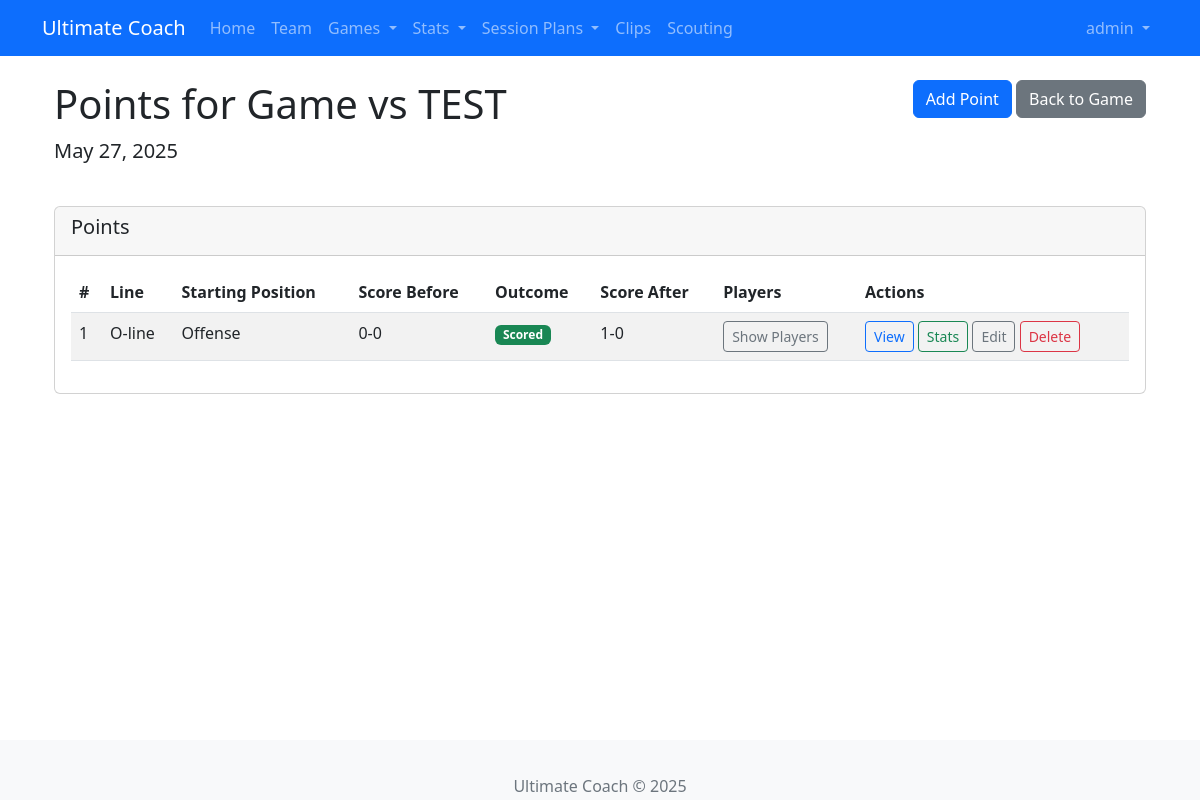
/points/game/1 (signed in), run on the app's committed database.
### app/models/user.py (models this page shows, shortened)
class User(UserMixin, db.Model):
    id = db.Column(db.Integer, primary_key=True)
    username = db.Column(db.String(64), unique=True, nullable=False)
    email = db.Column(db.String(120), unique=True, nullable=False)
    password_hash = db.Column(db.String(128))
    role = db.Column(db.String(20), default='user')  # Add this line
    is_admin = db.Column(db.Boolean, default=False)
    created_at = db.Column(db.DateTime, default=datetime.utcnow)
    created_drills = db.relationship('SavedDrill', backref='creator', lazy='dynamic')
    player_profile = db.relationship('Player', back_populates='user_account', uselist=False)

### app/models/game.py (models this page shows, shortened)
class Game(db.Model):
    id = db.Column(db.Integer, primary_key=True)
    tournament_id = db.Column(db.Integer, db.ForeignKey('tournament.id'), nullable=True)
    opponent = db.Column(db.String(100), nullable=False)
    our_score = db.Column(db.Integer, default=0)
    their_score = db.Column(db.Integer, default=0)
    date = db.Column(db.Date, nullable=True)
    youtube_link = db.Column(db.String(200), nullable=True)
    notes = db.Column(db.Text, nullable=True)
    created_at = db.Column(db.DateTime, default=datetime.utcnow)
    updated_at = db.Column(db.DateTime, default=datetime.utcnow, onupdate=datetime.utcnow)
    points = db.relationship('Point', backref='game', lazy='dynamic', cascade='all, delete-orphan')
    clips = db.relationship('Clip', backref='game', lazy='dynamic', cascade='all, delete-orphan')

### app/models/point.py (models this page shows, shortened)
class Point(db.Model):
    id = db.Column(db.Integer, primary_key=True)
    game_id = db.Column(db.Integer, db.ForeignKey('game.id'), nullable=False)
    point_number = db.Column(db.Integer, nullable=False)
    our_line_type = db.Column(db.String(20), nullable=False)  # O-line, D-line
    our_score_before = db.Column(db.Integer, default=0)
    their_score_before = db.Column(db.Integer, default=0)
    our_score_after = db.Column(db.Integer, default=0)
    their_score_after = db.Column(db.Integer, default=0)
    starting_position = db.Column(db.String(20), nullable=False)  # offense, defense
    point_outcome = db.Column(db.String(20), nullable=False)  # scored, conceded
    duration = db.Column(db.Integer, nullable=True)  # in seconds
    timestamp_in_video = db.Column(db.Integer, nullable=True)  # in seconds
    created_at = db.Column(db.DateTime, default=datetime.utcnow)
    updated_at = db.Column(db.DateTime, default=datetime.utcnow, onupdate=datetime.utcnow)
    gender_ratio = db.Column(db.String(4))
    force_direction = db.Column(db.String(10))
    lineups = db.relationship('LineUp', backref='point', lazy='dynamic', cascade='all, delete-orphan')
    events = db.relationship('Event', backref='point', lazy='dynamic', cascade='all, delete-orphan')
    pulls = db.relationship('Pull', backref='point', lazy='dynamic', cascade='all, delete-orphan')
    clips = db.relationship('Clip', backref='point', lazy='dynamic')
    @property
    def we_scored(self):
        return self.point_outcome == 'scored'

### app/routes/point.py (the view)
@bp.route('/game/<int:game_id>')
@login_required
def game_points(game_id):
    game = Game.query.get_or_404(game_id)
    points = Point.query.filter_by(game_id=game_id).order_by(Point.point_number).all()
    return render_template('point/game_points.html', game=game, points=points)

### app/models/user.py (called while the page is built)
@login.user_loader
def load_user(id):
    return User.query.get(int(id))

### app/templates/point/game_points.html (shortened to what this page needs)
{% extends "base.html" %}
{% block content %}
<div class="container">
    <div class="row mb-4">
        <div class="col-md-8">
            <h1>Points for Game vs {{ game.opponent }}</h1>
            <p class="lead">
                {% if game.date %}
                    {{ game.date.strftime('%B %d, %Y') }}
                {% endif %}
            </p>
        </div>
        <div class="col-md-4 text-end">
            <a href="{{ url_for('point.add_point', game_id=game.id) }}" class="btn btn-primary">Add Point</a>
            <a href="{{ url_for('game.detail', game_id=game.id) }}" class="btn btn-secondary">Back to Game</a>
        </div>
    </div>
    <div class="row">
        <div class="col-12">
            <div class="card">
                <div class="card-header">
                    <h5>Points</h5>
                </div>
                <div class="card-body">
                    {% if points %}
                    <div class="table-responsive">
                        <table class="table table-striped">
                            <thead>
                                <tr>
                                    <th>#</th>
                                    <th>Line</th>
                                    <th>Starting Position</th>
                                    <th>Score Before</th>
                                    <th>Outcome</th>
                                    <th>Score After</th>
                                    <th>Players</th>
                                    <th>Actions</th>
                                </tr>
                            </thead>
                            <tbody>
                                {% for point in points %}
                                <tr>
                                    <td>{{ point.point_number }}</td>
                                    <td>{{ point.our_line_type }}</td>
                                    <td>{{ point.starting_position|capitalize }}</td>
                                    <td>{{ point.our_score_before }}-{{ point.their_score_before }}</td>
                                    <td>
                                        <span class="badge {% if point.we_scored %}bg-success{% else %}bg-danger{% endif %}">
                                            {% if point.we_scored %}Scored{% else %}Conceded{% endif %}
                                        </span>
                                    </td>
                                    <td>{{ point.our_score_after }}-{{ point.their_score_after }}</td>
                                    <td>
                                        <button class="btn btn-sm btn-outline-secondary" type="button" data-bs-toggle="collapse" data-bs-target="#players{{ point.id }}">
                                            Show Players
                                        </button>
                                    </td>
                                    <td>
                                        <a href="{{ url_for('point.point_detail', point_id=point.id) }}" class="btn btn-sm btn-outline-primary">View</a>
                                        <a href="{{ url_for('stat.record_events', point_id=point.id) }}" class="btn btn-sm btn-outline-success">Stats</a>
                                        <a href="{{ url_for('point.edit_point', point_id=point.id) }}" class="btn btn-sm btn-outline-secondary">Edit</a>
                                        <button type="button" class="btn btn-sm btn-outline-danger" data-bs-toggle="modal" data-bs-target="#deleteModal{{ point.id }}">Delete</button>
                                    </td>
                                </tr>
                                {% endfor %}
                            </tbody>
                        </table>
                    </div>
                    {% else %}
                    <p class="text-center">No points recorded for this game yet.</p>
                    <div class="text-center">
                        <a href="{{ url_for('point.add_point', game_id=game.id) }}" class="btn btn-primary">Add First Point</a>
                    </div>
                    {% endif %}
                </div>
            </div>
        </div>
    </div>
</div>
{% endblock %}

### app/templates/base.html (shortened to what this page needs)
<!DOCTYPE html>
<html lang="en">
<head>
    <link rel="stylesheet" href="https://cdn.jsdelivr.net/npm/bootstrap@5.2.3/dist/css/bootstrap.min.css">
    <link rel="stylesheet" href="https://cdn.jsdelivr.net/npm/bootstrap-icons@1.10.5/font/bootstrap-icons.css">
    <link rel="stylesheet" href="{{ url_for('static', filename='css/main.css') }}">
</head>
<body>
    <nav class="navbar navbar-expand-lg navbar-dark bg-primary">
        <div class="container">
            <a class="navbar-brand" href="{{ url_for('main.index') }}">Ultimate Coach</a>
            <div class="collapse navbar-collapse" id="navbarNav">
                <ul class="navbar-nav me-auto">
                    <li class="nav-item">
                        <a class="nav-link" href="{{ url_for('main.index') }}"
                           data-bs-toggle="tooltip" data-bs-placement="bottom"
                           title="Return to homepage">Home</a>
                    </li>
                    <li class="nav-item">
                        <a class="nav-link" href="{{ url_for('team.index') }}"
                           data-bs-toggle="tooltip" data-bs-placement="bottom"
                           title="Manage team roster">Team</a>
                    </li>
                    <li class="nav-item dropdown">
                        <a class="nav-link dropdown-toggle" href="#" id="gamesDropdown"
                           role="button" data-bs-toggle="dropdown" aria-expanded="false"
                           data-bs-toggle="tooltip" data-bs-placement="bottom"
                           title="Manage games and tournaments">
                            Games
                        </a>
                    </li>
                    <li class="nav-item dropdown">
                        <a class="nav-link dropdown-toggle" href="#" id="statsDropdown"
                           role="button" data-bs-toggle="dropdown" aria-expanded="false"
                           data-bs-toggle="tooltip" data-bs-placement="bottom"
                           title="View comprehensive statistics and analytics">
                            Stats
                        </a>
                    </li>
                    <li class="nav-item dropdown">
                        <a class="nav-link dropdown-toggle" href="#" role="button" data-bs-toggle="dropdown">
                            Session Plans
                        </a>
                    </li>
                    <li class="nav-item">
                        <a class="nav-link" href="{{ url_for('clip.index') }}"
                           data-bs-toggle="tooltip" data-bs-placement="bottom"
                           title="Manage video clips">Clips</a>
                    </li>
                    <li class="nav-item">
                        <a class="nav-link" href="{{ url_for('scouting.index') }}"
                           data-bs-toggle="tooltip" data-bs-placement="bottom"
                           title="View scouting reports">Scouting</a>
                    </li>
                </ul>
                {% if current_user.is_authenticated %}
                <ul class="navbar-nav">
                    <li class="nav-item dropdown">
                        <a class="nav-link dropdown-toggle" href="#" id="userDropdown"
                           role="button" data-bs-toggle="dropdown" aria-expanded="false">
                            {{ current_user.username }}
                        </a>
                    </li>
                </ul>
                {% endif %}
            </div>
        </div>
    </nav>
    <div class="container mt-4">
        {% block content %}{% endblock %}
    </div>
    <footer class="footer mt-5 py-3 bg-light">
        <div class="container text-center">
            <span class="text-muted">Ultimate Coach &copy; 2025</span>
        </div>
    </footer>
</body>
</html>

### app/static/css/main.css (style rules this page uses)
body { padding-bottom: 60px; }
.footer { position: fixed; bottom: 0; width: 100%; height: 60px; line-height: 60px; background-color: #f5f5f5; }

### data on the page
User: username "admin"
Game: opponent "TEST", date "May 27, 2025"
Point: point_number "1", our_line_type "O-line", starting_position "Offense", our_score_before "0", their_score_before "0", point_outcome "Scored", our_score_after "1", their_score_after "0"
